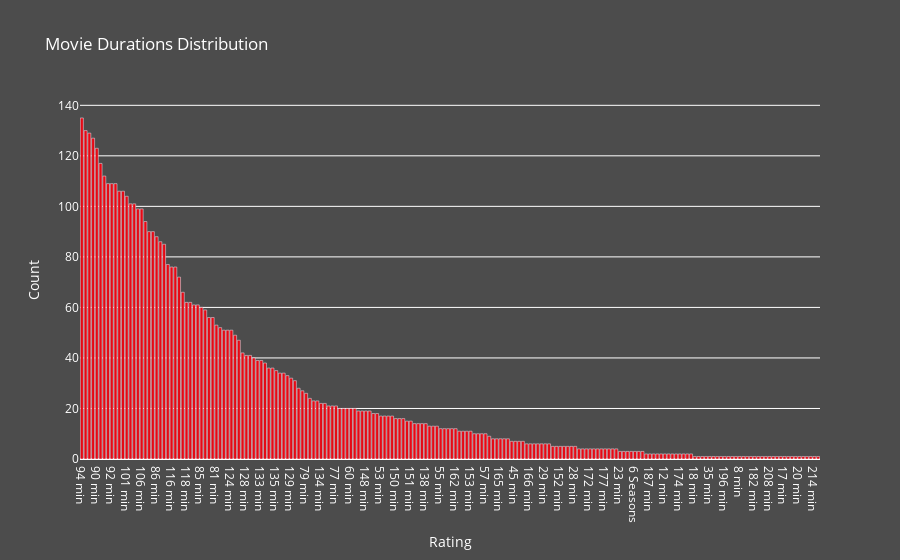

Notebook cell for this chart:
### Code cell
ratings       = list(movie['duration'].value_counts().index)
rating_counts = list(movie['duration'].value_counts().values)

fig = go.Figure(data=[go.Bar(
    x=ratings,
    y=rating_counts,
    marker_color='#E50914'
)])

fig.update_layout(
    title='Movie Durations Distribution',
    xaxis_title='Rating',
    yaxis_title='Count',
    plot_bgcolor='rgba(0, 0, 0, 0)',
    paper_bgcolor='rgba(0, 0, 0, 0.7)',
    font=dict(
        color='white'
    )
)

fig.show()

### Figure 1 — Plotly figure (JSON) as saved in the notebook; plotly's stock layout.template omitted (floating-point values rounded to 4 significant figures; data arrays with more than 128 entries replaced by an {"elided": "..."} marker saying what was removed)
{"data": [{"marker": {"color": "#E50914"}, "type": "bar", "x": {"elided": "198 str values"}, "y": {"elided": "198 int values"}}], "layout": {"font": {"color": "white"}, "paper_bgcolor": "rgba(0, 0, 0, 0.7)", "plot_bgcolor": "rgba(0, 0, 0, 0)", "title": {"text": "Movie Durations Distribution"}, "xaxis": {"title": {"text": "Rating"}}, "yaxis": {"title": {"text": "Count"}}}}
